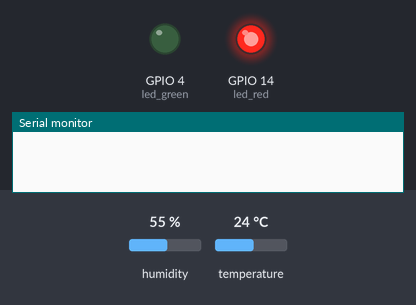
This sketch was run on a simulated ESP8266 (NodeMCU). Shown: output pins drawn as LEDs (lit = HIGH), the last lines printed to the serial monitor. The inputs (shaded band) are chosen by the test bench; at power-on: humidity 55 %, temperature 24 °C. WiFi joins after 1.5 s; servers stay silent unless stated; uploads are accepted with an empty reply.

Above: at 0.1 s.
At 2.3 s:
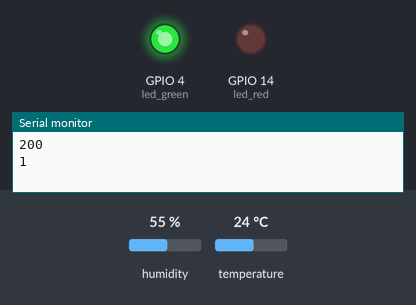
At 2.8 s:
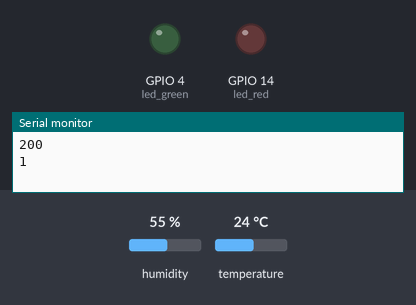
Timing chart, 0 to 4.3 s (numbered marks = the images above):
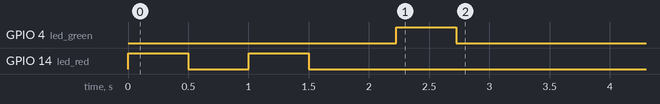

Measured:
- by itself, GPIO 4 (led_green): LOW → HIGH at 2.2 s, → LOW 0.50 s later

The sketch:

prototipo.ino
```cpp
#include "DHT.h"
#include <ESP8266HTTPClient.h>
#include <ESP8266WiFi.h>

const long oneSecond = 1000;
const long oneMinute = oneSecond * 60;
const long oneHour   = oneMinute * 60;
const long oneDay    = oneHour * 24;

const char* ssid = "REPLACE_WITH_YOUR_SSID";
const char* password = "REPLACE_WITH_YOUR_PASSWORD";

String ENDPOINT = "http//example.com/add";

int led_green = 4;
int led_red = 14;

int countRequest = 0;
int identifier = 54545447; // Device 1 - 54545447 / Device 2 - 25454217
int temp = 0;
int hum = 0;

#define DHTTYPE DHT11
#define DHTPIN 5

DHT dht(DHTPIN, DHTTYPE);

void setup() {
  Serial.begin(115200);
  pinMode(led_green, OUTPUT);
  pinMode(led_red, OUTPUT);
  dht.begin();
  WiFi.begin(ssid, password);

  while (WiFi.status() != WL_CONNECTED) {
    digitalWrite(led_red, HIGH);
    delay(500);
    digitalWrite(led_red, LOW);
    delay(500);
    Serial.println("Waiting for connection...");
  }

}

void loop() {

  hum = dht.readHumidity();
  temp = dht.readTemperature();

 if(WiFi.status()== WL_CONNECTED){

   HTTPClient http;

   String message =  "{\"identifier\":\""+ String(identifier) + "\",\"temperature\":\""+ String(temp) +"\",\"humidity\":\""+ String(hum) +"\"}";

   Serial.println(message);

   http.begin(ENDPOINT);
   http.addHeader("Content-Type", "application/json");

   int httpCode = http.POST(message);
   String payload = http.getString();

   Serial.println(httpCode);
   Serial.println(payload);
   Serial.println(++countRequest);
   digitalWrite(led_green, HIGH);
   delay(500);
   digitalWrite(led_green, LOW);
   delay(500);

   http.end();

 }else{
    Serial.println("Error in WiFi connection!");
    digitalWrite(led_red, HIGH);
    delay(500);
    digitalWrite(led_red, LOW);
    delay(500);
 }
  delay(oneHour);
}
```
